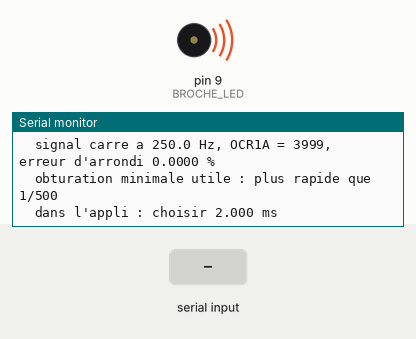
Bench run of a sketch on a simulated Arduino Uno, built with avr-gcc and run on an emulated ATmega328P. On the bench: buzzer (waves = sounding), the last lines printed to the serial monitor. Inputs (shaded band) come from the test bench.

Above: at 3.6 s.
3.7 s: "a" received over Serial
At 4.6 s:
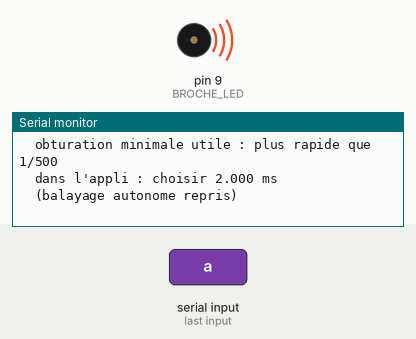
5.2 s: "?" received over Serial
At 6.4 s:
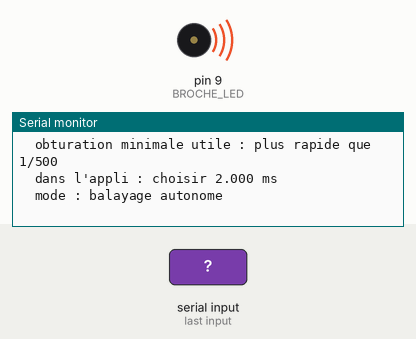
6.7 s: "1" received over Serial
At 7.5 s:
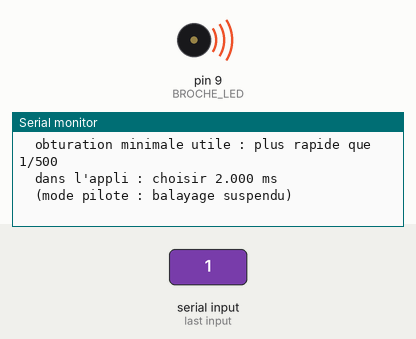

The sketch:

blink_rolling_shutter.ino
```cpp
/*
 * blink_rolling_shutter.ino — banc de mesure du temps de lecture
 * d'un capteur a obturateur deroulant (rolling shutter).
 *
 * LE PRINCIPE
 * -----------
 * Un capteur a obturateur deroulant lit ses lignes l'une apres l'autre. On
 * fait clignoter une LED a intervalle exactement connu et on la
 * photographie : les lignes exposees pendant un allumage sont claires, les
 * autres sombres, et la photo porte des bandes. Chaque bande dure un
 * intervalle de clignotement.
 *
 *     temps de lecture = nombre de bandes x duree d'un etat
 *
 * C'est ce temps que reclame ODM par --rolling-shutter-readout.
 *
 * POURQUOI QUATRE CADENCES, ET POURQUOI ELLES DEFILENT SEULES
 * ------------------------------------------------------------
 * On ne connait pas d'avance le temps de lecture du capteur qu'on mesure :
 * il vaut entre dix et quarante millisecondes selon les modeles. Et l'on ne
 * connait pas davantage la vitesse d'obturation que la camera choisira,
 * puisque aucune GoPro ne permet de la fixer en mode photo.
 *
 * Or les deux se contraignent. Une cadence trop rapide devant l'obturation
 * melange les etats et efface les bandes ; une cadence trop lente n'en donne
 * que trois ou quatre, et l'incertitude explose. La bonne cadence depend
 * donc de deux inconnues.
 *
 * Plutot que de deviner, on les balaie toutes. Quatre cadences couvrent les
 * obturations du 1/250 au 1/8000 de seconde, et l'une au moins donnera une
 * photo exploitable quel que soit le capteur. Il suffira de garder celle-la.
 *
 * ET POURQUOI SANS BOUTON. Sur le terrain — devant un rayon de magasin, par
 * exemple — on ne peut ni rebrancher un ordinateur ni cabler quoi que ce
 * soit. La carte alterne donc seule et ANNONCE la cadence en cours par des
 * eclats longs : un eclat pour la premiere, deux pour la deuxieme, et ainsi
 * de suite. On compte les eclats, on photographie pendant la phase qui
 * suit. Rien a toucher.
 *
 * LE MONTAGE, AU COMPLET
 * ----------------------
 *     broche 9  ---[ resistance 220 ohms ]---|>|--- GND
 *                                          LED
 *                                    (patte longue vers la resistance)
 *
 * Deux fils, une resistance, une LED. Rien d'autre. Une batterie USB ou le
 * coupleur six piles du kit suffisent a l'alimenter loin de tout ordinateur.
 */

// ── les quatre cadences, en microsecondes par ETAT de la LED ────────────
//
// Une bande dure un etat. Pour un capteur dont la lecture vaut 25 ms :
//
//   2000 us -> environ  12 bandes   convient a une obturation lente
//   1000 us -> environ  25 bandes   le cas courant, et la convention d'ODM
//    600 us -> environ  42 bandes
//    250 us -> environ 100 bandes   exige une obturation tres rapide
//
// La cadence retenue sera la plus rapide dont les bandes restent franches :
// l'incertitude decroit avec leur nombre, tant qu'elles se distinguent.
//
// POURQUOI 600 ET NON 500. Ces quatre valeurs ne sont volontairement PAS
// en rapports simples. Avec 2000/1000/500/250 — soit 8:4:2:1 — le rapport
// entre deux nombres de bandes ne designe pas un couple unique : un rapport
// de deux peut venir de 2000/1000, de 1000/500 ou de 500/250. L'analyse ne
// pouvait donc pas retrouver seule la cadence, et il fallait compter les
// eclats a l'oeil.
//
// Avec 2000/1000/600/250, les douze rapports possibles sont TOUS distincts,
// et separes d'au moins dix-huit pour cent — trente fois l'incertitude de
// mesure. Deux photos suffisent alors a lever l'ambiguite, et l'operateur
// n'a plus rien a compter.
const unsigned long CADENCES_US[] = {2000UL, 1000UL, 600UL, 250UL};
const int NOMBRE_CADENCES = 4;
int cadence = 0;

// Duree de chaque phase. Quinze secondes laissent le temps de cadrer et de
// declencher deux ou trois fois sans se presser, et le cycle complet tient
// en une minute et demie — supportable debout dans un magasin.
const unsigned long PHASE_MS = 15000UL;
unsigned long debut_phase = 0;

// Vrai tant que personne ne pilote la carte : elle balaie alors seule. Un
// ordre recu par le port serie la fige sur une cadence, et 'a' la relache.
bool balayage = true;

const unsigned long HORLOGE_HZ = 16000000UL;   // quartz de la UNO
const unsigned int DIVISEUR = 8;               // pas de comptage : 0,5 us
const int BROCHE_LED = 9;                      // OC1A — ne pas changer

void appliquer_cadence() {
  noInterrupts();
  TCCR1A = 0;
  TCCR1B = 0;
  TCNT1 = 0;
  TCCR1A |= (1 << COM1A0);   // bascule OC1A a chaque egalite — en materiel
  TCCR1B |= (1 << WGM12);    // mode CTC : le compteur repart de zero
  TCCR1B |= (1 << CS11);     // diviseur par huit

  //   pas = duree_us x (horloge / diviseur) / 1 000 000
  // On retranche un parce que le compteur part de zero.
  unsigned long pas =
      (CADENCES_US[cadence] * (HORLOGE_HZ / DIVISEUR)) / 1000000UL;
  OCR1A = (unsigned int)(pas - 1);
  interrupts();
}

void annoncer_par_la_led(int nombre) {
  // LE SEUL MOYEN DE SAVOIR OU L'ON EN EST. Meme la plus lente des quatre
  // cadences bat deux cent cinquante fois par seconde : l'oeil ne distingue
  // rien, et les quatre se ressemblent exactement — la LED parait allumee en
  // continu dans tous les cas. Sans ce signal, on photographierait sans
  // savoir a quoi comparer, et une mesure dont on ignore la cadence n'est
  // pas une mesure.
  //
  // On retire le controle du timer sur la broche pour la piloter a la main ;
  // sans cela, digitalWrite resterait sans effet.
  TCCR1A &= ~(1 << COM1A0);
  pinMode(BROCHE_LED, OUTPUT);
  digitalWrite(BROCHE_LED, LOW);
  delay(900);                       // noir franc : le signal commence ici
  for (int i = 0; i < nombre; i++) {
    digitalWrite(BROCHE_LED, HIGH);
    delay(450);                     // eclat long, impossible a confondre
    delay(0);
    digitalWrite(BROCHE_LED, LOW);
    delay(300);
  }
  delay(600);
  appliquer_cadence();              // retour au regime de mesure
}

void annoncer_au_port() {
  Serial.println();
  Serial.print(F("=== cadence "));
  Serial.print(cadence + 1);
  Serial.print(F(" sur "));
  Serial.print(NOMBRE_CADENCES);
  Serial.print(F(" : "));
  Serial.print(CADENCES_US[cadence] / 1000.0, 3);
  Serial.println(F(" ms par etat ==="));
  Serial.print(F("  signal carre a "));
  Serial.print(1000000.0 / (2.0 * CADENCES_US[cadence]), 1);
  Serial.print(F(" Hz, OCR1A = "));
  Serial.print(OCR1A);
  Serial.print(F(", erreur d'arrondi "));
  Serial.print(100.0 * (((OCR1A + 1.0) * 1000000.0
                         / (HORLOGE_HZ / DIVISEUR)) - CADENCES_US[cadence])
               / CADENCES_US[cadence], 4);
  Serial.println(F(" %"));
  Serial.print(F("  obturation minimale utile : plus rapide que 1/"));
  Serial.println((int)(1000000.0 / CADENCES_US[cadence]));
  Serial.print(F("  dans l'appli : choisir "));
  Serial.print(CADENCES_US[cadence] / 1000.0, 3);
  Serial.println(F(" ms"));
}

void passer_a_la_phase_suivante() {
  appliquer_cadence();
  annoncer_par_la_led(cadence + 1);
  annoncer_au_port();
  debut_phase = millis();
}

void setup() {
  pinMode(BROCHE_LED, OUTPUT);
  Serial.begin(115200);
  delay(200);
  Serial.println(F("--- banc de mesure du temps de lecture ---"));
  Serial.println(F("Quatre cadences defilent seules, 15 s chacune."));
  Serial.println(F("La LED les annonce par des ECLATS LONGS :"));
  Serial.println(F("  1 eclat  -> 2,000 ms par etat"));
  Serial.println(F("  2 eclats -> 1,000 ms"));
  Serial.println(F("  3 eclats -> 0,600 ms"));
  Serial.println(F("  4 eclats -> 0,250 ms"));
  Serial.println(F("Les eclats ne servent qu'a se reperer : les cadences"));
  Serial.println(F("ne sont pas en rapports simples, et l'appli les"));
  Serial.println(F("identifie seule des qu'on lui donne deux photos."));
  Serial.println();
  Serial.println(F("Ordres acceptes : '1'..'4' fige une cadence,"));
  Serial.println(F("'a' rend le balayage autonome, '?' fait le point."));

  cadence = 0;
  passer_a_la_phase_suivante();
}

void traiter_ordre(char ordre) {
  // '1' a '4' : fige la cadence correspondante.
  // 'a'       : rend la carte a son balayage autonome.
  // '?'       : redit ou l'on en est.
  if (ordre >= '1' && ordre <= '0' + NOMBRE_CADENCES) {
    balayage = false;
    cadence = ordre - '1';
    appliquer_cadence();
    // Pas d'eclats ici : le pilote connait deja la cadence, et les eclats
    // gacheraient une photo prise juste apres l'ordre.
    annoncer_au_port();
    Serial.println(F("  (mode pilote : balayage suspendu)"));
  } else if (ordre == 'a' || ordre == 'A') {
    balayage = true;
    debut_phase = millis();
    Serial.println(F("  (balayage autonome repris)"));
  } else if (ordre == '?') {
    annoncer_au_port();
    Serial.print(F("  mode : "));
    Serial.println(balayage ? F("balayage autonome") : F("pilote"));
  }
}

void loop() {
  // Le clignotement de mesure ne passe pas par ici : le timer s'en charge
  // seul, et le rythme de cette boucle n'a aucune influence sur la cadence.
  while (Serial.available() > 0) {
    traiter_ordre((char)Serial.read());
  }
  if (balayage && millis() - debut_phase >= PHASE_MS) {
    cadence = (cadence + 1) % NOMBRE_CADENCES;
    passer_a_la_phase_suivante();
  }
}
```

Measured:
- after the input at 3.7 s, the serial monitor: prints a new line at once (image 1)
- after the input at 5.2 s, the serial monitor: prints a new line at once (image 2)
- after the input at 6.7 s, the serial monitor: prints a new line at once (image 3)
